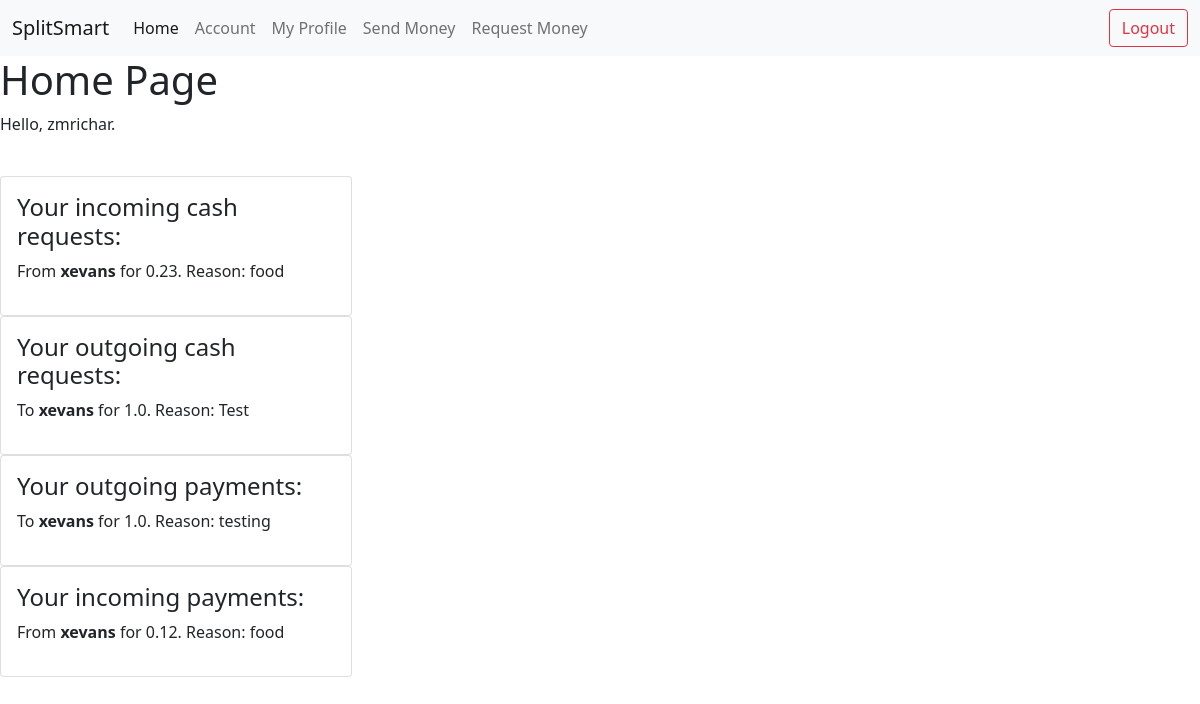
Screenshot of /home/ (signed in) with the database file from the repository.
### smartsplit/models.py (models this page shows)
class Requests(models.Model):
    sender = models.CharField(max_length=100, default="")
    message = models.CharField(max_length=200, default = "")
    request_amount = models.FloatField(max_length=100, default = 0.00)
    recipient = models.CharField(max_length=100, default="")

class SentHistory(models.Model):
    sender = models.CharField(max_length=100, default="")
    message = models.CharField(max_length=100, default="")
    request_amount = models.FloatField(max_length=100, default = 0.00)
    recipient = models.CharField(max_length=100, default="")

### smartsplit/views.py (the view)
# urls.py: path("home/", homepage, name="home"),
def homepage(request):
    this_user = request.user.username # get current user's username
    requests_from_this_user = Requests.objects.filter(Q(sender=this_user)) # obtain a queryset containing every request object that meets the lookup criteria
    requests_to_this_user = Requests.objects.filter(Q(recipient=this_user))
    payment_from_this_user = SentHistory.objects.filter(Q(sender=this_user))
    payment_to_this_user = SentHistory.objects.filter(Q(recipient=this_user))
    return render(request, "home.html", {'outgoing_requests':requests_from_this_user, 'incoming_requests':requests_to_this_user, 'outgoing_payments':payment_from_this_user, 'incoming_payments':payment_to_this_user}) # name of queryset for template to reference : actual queryset in this function

### smartsplit/templates/home.html (shortened to what this page needs)
{% extends "base.html" %}
{% block content %}
{% if user.is_authenticated %}
    <h1>Home Page</h1>
    <p>Hello, {{user.username}}.</p>
    <br>
    {% if incoming_requests %}
    <div class="card" style="width: 22rem;">
        <div class="card-body">
            <h4>Your incoming cash requests:</h4>
            {% for record in incoming_requests %}
            <p>From <b>{{ record.sender }}</b> for {{ record.request_amount }}. Reason: {{ record.message }}</p>
            {% endfor %}
        </div>
    </div>
    {% endif %}
    {% if outgoing_requests %}
    <div class="card" style="width: 22rem;">
        <div class="card-body">
            <h4>Your outgoing cash requests:</h4>
            {% for record in outgoing_requests %}
            <p>To <b>{{ record.recipient }}</b> for {{ record.request_amount }}. Reason: {{ record.message }}</p>
            {% endfor %}
        </div>
    </div>
    {% endif %}
    {% if outgoing_payments %}
    <div class="card" style="width: 22rem;">
        <div class="card-body">
            <h4>Your outgoing payments:</h4>
            {% for record in outgoing_payments %}
            <p>To <b>{{ record.recipient }}</b> for {{ record.request_amount }}. Reason: {{ record.message }}</p>
            {% endfor %}
        </div>
    </div>
    {% endif %}
    {% if incoming_payments %}
    <div class="card" style="width: 22rem;">
        <div class="card-body">
            <h4>Your incoming payments:</h4>
            {% for record in incoming_payments %}
            <p>From <b>{{ record.sender }}</b> for {{ record.request_amount }}. Reason: {{ record.message }}</p>
            {% endfor %}
        </div>
    </div>
    {% endif %}
{% else %}
    <p>You are not logged in</p>
    <a href="{% url 'login' %}">Log in</a> |
    <a href="{% url 'signup' %}">Create an account</a>
{% endif %}
{% endblock content %}

### rows the page displays
Requests: sender "xevans", request_amount "0.23", message "food"
Requests: recipient "xevans", request_amount "1.0", message "Test"
SentHistory: recipient "xevans", request_amount "1.0", message "testing"
SentHistory: sender "xevans", request_amount "0.12", message "food"

### other values shown
{{ user.username }} "zmrichar"
